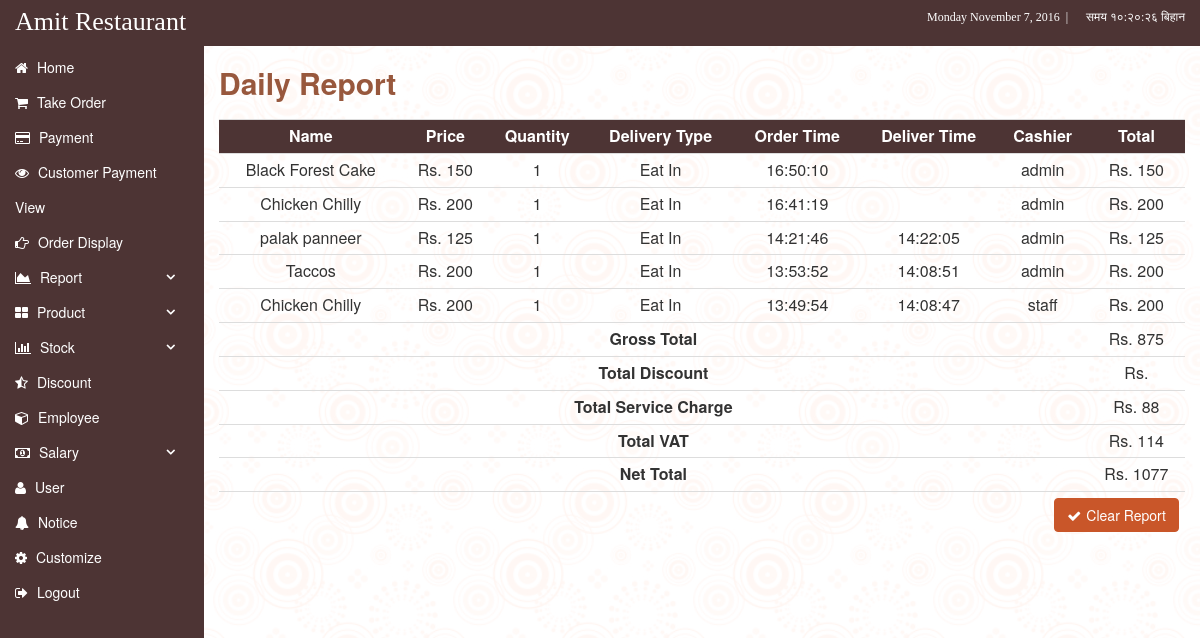
The page /report.php (signed in) on the database as committed earlier.
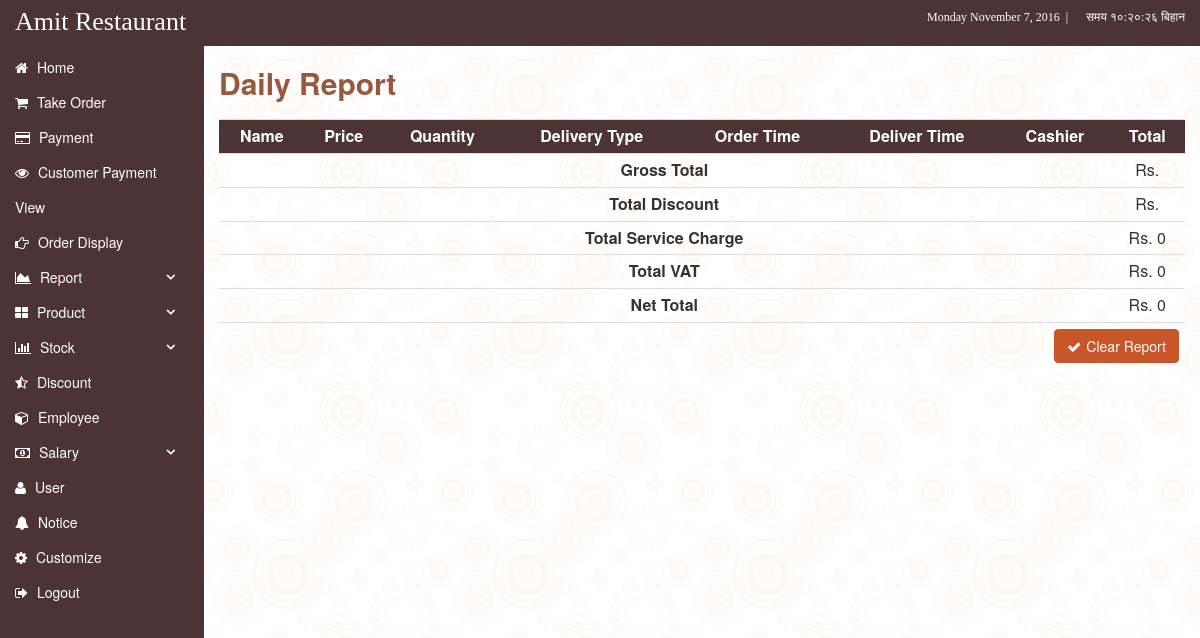
The same page on the database as committed later.
### tables this page shows
CREATE TABLE `report` (
  `id` int(9) NOT NULL,
  `report_date` varchar(11) NOT NULL,
  `visible` tinyint(1) NOT NULL,
  `code` int(9) NOT NULL,
  `name` varchar(30) NOT NULL,
  `price` int(9) NOT NULL,
  `quantity` int(3) NOT NULL,
  `total_sales` int(9) NOT NULL,
  `delivery_type` varchar(30) NOT NULL,
  `from_time` varchar(30) NOT NULL,
  `to_time` varchar(30) NOT NULL,
  `user_id` int(9) NOT NULL,
  `user` varchar(30) NOT NULL
);

### report.php (the view, shortened to what this page needs)
<?php include ('inc/header.php'); ?>
<?php if( !user_staff() && !user_cook() ){ ?>
<h2 class="page-title">Daily Report</h2>
	<table class="table table-condensed table-hover">
		<tr class="t-head">
			<th>Name</th>
			<th>Price</th>
			<th>Quantity</th>
			<th>Delivery Type</th>
			<th>Order Time</th>
			<th>Deliver Time</th>
			<th>Cashier</th>
			<th>Total</th>
		</tr>
				<?php
					$id_qry = "SELECT * FROM report WHERE visible = 1 ORDER BY id DESC";
					 $sel_id = query($id_qry);
					 while ($row = fetch($sel_id))
					 {
          echo "<tr><td>".$row['name'] ."</td><td>Rs. ".$row['price'] ."</td><td>".$row['quantity'] ."</td><td>".$row['delivery_type'] ."</td><td>".$row['from_time'] ."</td><td>".$row['to_time'] ."</td><td>".$row['user'] ."</td><td>Rs. ".$row['quantity']*$row['price'] ."</td>";
          ?>
       	</tr>
       	<?php }	?>
				<tr>
			<td colspan="7">
				<b>Gross Total</b>
			</td>
			<td>
				<?php
					$query = "SELECT SUM(total_sales) AS total FROM report WHERE visible = 1";
					$result = query($query);
					if($row = fetch($result)){
						$gross_total = $row['total'];
						echo "Rs. ". $row['total'];
					}
				?>
			</td>
		</tr>
		<tr>
			<td colspan="7">
				<b>Total Discount</b>
			</td>
			<td>
				<?php
					$query = "SELECT SUM(amount) AS sum FROM discount_amount WHERE visible = 1";
					$result = query($query);
					if($row = fetch($result)){
						$total_discount = $row['sum'];
						echo "Rs. ". $row['sum'];
					}
				?>
			</td>
		</tr>
		<tr>
			<td colspan="7">
				<b>Total Service Charge</b>
			</td>
			<td>
				<?php
					$total_servicecharge = round($gross_total*10/100);
					echo "Rs. ". $total_servicecharge;
				?>
			</td>
		</tr>
		<tr>
			<td colspan="7">
				<b>Total VAT</b>
			</td>
			<td>
				<?php
					$total_vat = round($gross_total*13/100);
					echo "Rs. ". $total_vat;
				?>
			</td>
		</tr>
		<tr>
			<td colspan="7">
				<b>Net Total</b>
			</td>
			<td>
				<?php
					$net_total = round($gross_total-$total_discount+$total_servicecharge+$total_vat);
					echo "Rs. ". $net_total;
				?>
			</td>
		</tr>
				<tr>
					<td colspan="8">
						<?php if( !user_manager() ){ ?>
						<a class="btn btn-warning pull-right" onclick="return confirm('Are you sure you want to delete all?');" href="report-delete-all.php?val=<?php echo encrypt_decrypt('encrypt',$net_total) ?>"><i class="fa fa-check"></i>Clear Report</a>
						<?php } ?>
					</td>
				</tr>
	</table>
<?php include ('inc/footer.php'); ?>
<?php
	} else {
		redirect_to("index");
	}
?>

Rows that differ between the two databases and show on the page:
removed report: name "Black Forest Cake", price "150", quantity "1", delivery_type "Eat In", from_time "16:50:10", user "admin", $row['quantity']*$row['price'] "150"
removed report: name "Chicken Chilly", price "200", quantity "1", delivery_type "Eat In", from_time "16:41:19", user "admin", $row['quantity']*$row['price'] "200"
removed report: name "palak panneer", price "125", quantity "1", delivery_type "Eat In", from_time "14:21:46", to_time "14:22:05", user "admin", $row['quantity']*$row['price'] "125"
removed report: name "Taccos", price "200", quantity "1", delivery_type "Eat In", from_time "13:53:52", to_time "14:08:51", user "admin", $row['quantity']*$row['price'] "200"
removed report: name "Chicken Chilly", price "200", quantity "1", delivery_type "Eat In", from_time "13:49:54", to_time "14:08:47", user "staff", $row['quantity']*$row['price'] "200"
Other text that changed with them:
$total_servicecharge: "88" → "0"
$total_vat: "114" → "0"
$net_total: "1077" → "0"
$row['total']: "875" → (not shown)
